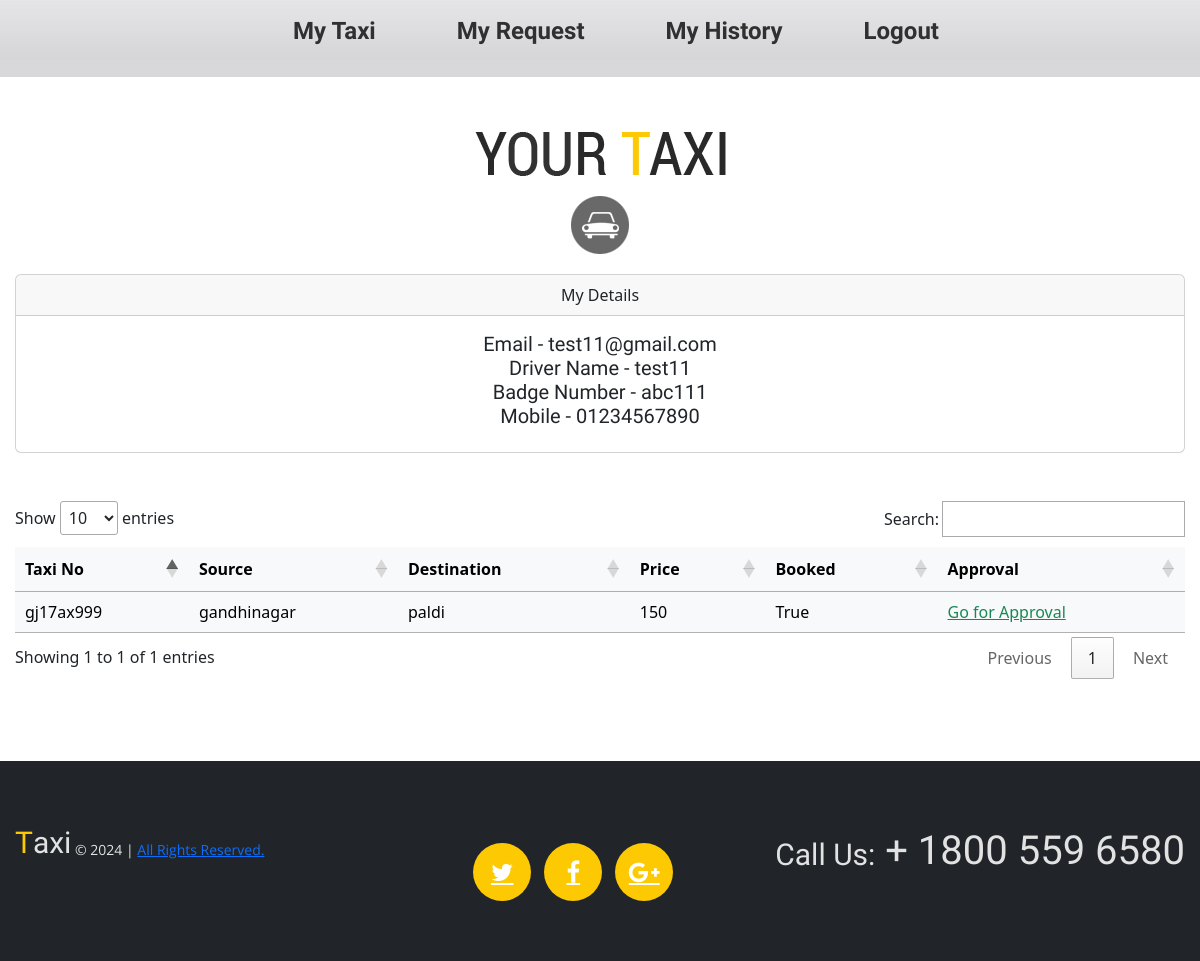
Page /driverapproval/ (signed in) on the committed database.
### app1/models.py (models this page shows, shortened)
class DriverRegisteration(models.Model):
    name=models.CharField(max_length=30,null=True)
    mobile=models.CharField(max_length=30,null=True)
    email=models.EmailField()
    password=models.CharField(max_length=30,null=True)
    badge_number=models.CharField(max_length=20,unique=True,null=True)

class TaxiDetails(models.Model):
    taxi_no=models.CharField(max_length=15,null=True)
    driver=models.ForeignKey(DriverRegisteration,on_delete=models.CASCADE)
    source=models.CharField(max_length=40,null=True)
    destination=models.CharField(max_length=40,null=True)
    price=models.IntegerField(null=True)
    is_booked=models.BooleanField(default=False)
    is_accepted=models.BooleanField(default=False)
    def __str__(self) -> str:
        return self.taxi_no

class TaxiBooking(models.Model):
    user=models.ForeignKey(Registeration,null=True,on_delete=models.CASCADE)
    taxi=models.ForeignKey(TaxiDetails,null=True,on_delete=models.CASCADE)
    booked_time=models.DateField(null=True,auto_now_add=True)
    is_booked=models.BooleanField(default=False)
    is_finished=models.BooleanField(default=False)
    is_paid = models.BooleanField(default=False)
    payment_id = models.CharField(max_length=100)

### app1/views.py (the view)
# urls.py: path('driverapproval/',driverapproval,name='driverapproval'),
def driverapproval(request):
    if 'email' in request.session.keys():
        try:
            driver=DriverRegisteration.objects.get(email=request.session['email'])
            taxi=TaxiDetails.objects.get(driver=driver,is_accepted=False)
            model=TaxiBooking.objects.filter(taxi=taxi)
            print(taxi)
            return render(request,'approval.html',{'model':model,'taxi':taxi})
        except:
            print('No taxi')
            return render(request,'approval.html')
    else:
        print('No user')
        return redirect('driversigin')

### app1/templates/approval.html (shortened to what this page needs)
{% extends 'driver_base.html' %}
{% load static %}
{% block body %}
    <link
      rel="stylesheet"
      href="https://cdnjs.cloudflare.com/ajax/libs/font-awesome/4.7.0/css/font-awesome.min.css" />
    <link
      rel="stylesheet"
      href="https://cdn.datatables.net/1.13.1/css/jquery.dataTables.min.css" />
    <div class="content">
				<div class="container_12">
					<div class="grid_12">
                      {% if 'email' in request.session %}
                      <div class="card text-center">
                        <div class="card-header">My Details</div>
                        <div class="card-body">
                        <h5 class="card-title">
                            Email - {{request.session.email }}<br>
                            Driver Name - {{ taxi.driver.name }}<br>
                            Badge Number - {{ taxi.driver.badge_number }}<br>
                            Mobile - {{ taxi.driver.mobile }}<br>
                        </h5>
                      </div>
                      {% else %}
                      <div></div>
                      {% endif %}
                    </div>
                    <div class="mt-5">
                      <table style="padding-top:10px;" class="table table-light table-hover table-borderless" id="myTable">
                        <thead>
                          <tr>
                            <th>Taxi No</th>
                            <th>Source</th>
                            <th>Destination</th>
                            <th>Price</th>
                            <th>Booked</th>
                            <th>Approval</th>
                          </tr>
                        </thead>
                        <tbody class="table-group-divider">
                          {% for i in model %}
                          <tr>
                            <td>{{ i.taxi.taxi_no }}</td>
                            <td>{{ i.taxi.source }}</td>
                            <td>{{ i.taxi.destination }}</td>
                            <td>{{ i.taxi.price }}</td>
                            <td>{{ i.is_booked }}</td>
                            <td>
                              <a class="text-success" href="/driverbookingapproval/{{ i.id }}"
                                >Go for Approval</a>
                            </td>
                          </tr>
                          {% endfor %}
                        </tbody>
                      </table>
                    </div>
                  </div>
                  </div>
                  </div>
{% endblock %}

### app1/static/css/style.css (style rules this page uses)
html { width: 100%; }
* { -webkit-text-size-adjust: none; }
body { position: relative; background-color: #4a4a4a; color: #878787; font: 14px/20px 'Open Sans', sans-serif; }
h1, h2, h3, h4, h5, h6 { font-weight: normal; color: #3e454c; font-family: 'Roboto Condensed', sans-serif; }
a { text-decoration: none; color: inherit; outline: none; transition: 0.5s ease; -o-transition: 0.5s ease; -webkit-transition: 0.5s ease; }
.content { padding-bottom: 113px; }
.page1 .content { padding-bottom: 82px; }

### app1/static/css/grid.css (style rules this page uses)
body { min-width: 1200px; }
.container_12 { margin-left: auto; margin-right: auto; width: 1200px; }
.grid_1, .grid_2, .grid_3, .grid_4, .grid_5, .grid_6, .grid_7, .grid_8, .grid_9, .grid_10, .grid_11, .grid_12 { display:inline; float: left; position: relative; margin-left: 15px; margin-right: 15px; }
.container_12 .grid_12 { width:1170px; }

### rows in the picture
DriverRegisteration: session.email "test11@gmail.com"
TaxiDetails: driver.name "test11", driver.badge_number "abc111", driver.mobile "01234567890"
TaxiBooking: taxi.taxi_no "gj17ax999", taxi.source "gandhinagar", taxi.destination "paldi", taxi.price "150", is_booked "True"
